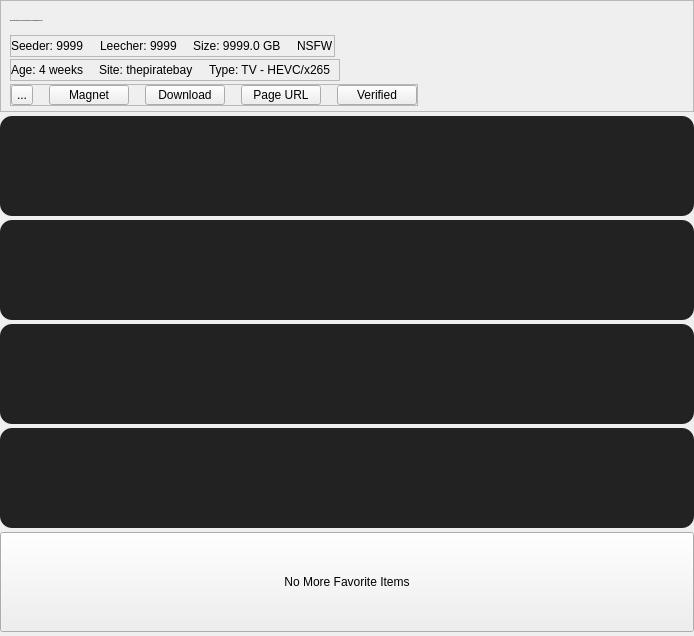
                   <widget class="QWidget" name="favoritesScrollAreaWidgetContents">
                    <property name="geometry">
                     <rect>
                      <x>0</x>
                      <y>-256</y>
                      <width>694</width>
                      <height>636</height>
                     </rect>
                    </property>
                    <layout class="QVBoxLayout" name="verticalLayout_29">
                     <property name="spacing">
                      <number>4</number>
                     </property>
                     <property name="leftMargin">
                      <number>0</number>
                     </property>
                     <property name="topMargin">
                      <number>0</number>
                     </property>
                     <property name="rightMargin">
                      <number>0</number>
                     </property>
                     <property name="bottomMargin">
                      <number>0</number>
                     </property>
                     <item>
                      <widget class="QFrame" name="favoriteItemFrame">
                       <property name="minimumSize">
                        <size>
                         <width>0</width>
                         <height>112</height>
                        </size>
                       </property>
                       <property name="styleSheet">
                        <string notr="true"/>
                       </property>
                       <property name="frameShape">
                        <enum>QFrame::Shape::StyledPanel</enum>
                       </property>
                       <property name="frameShadow">
                        <enum>QFrame::Shadow::Raised</enum>
                       </property>
                       <layout class="QVBoxLayout" name="verticalLayout_28">
                        <item>
                         <widget class="QLabel" name="favoriteNameLabel">
                          <property name="minimumSize">
                           <size>
                            <width>0</width>
                            <height>22</height>
                           </size>
                          </property>
                          <property name="font">
                           <font>
                            <family>Segoe UI</family>
                            <pointsize>-1</pointsize>
                            <bold>true</bold>
                           </font>
                          </property>
                          <property name="text">
                           <string>Harry Potter and the Order of the Phoenix 2007 1080p BrRip x264 YIFY</string>
                          </property>
                         </widget>
                        </item>
                        <item alignment="Qt::AlignmentFlag::AlignLeft">
                         <widget class="QFrame" name="favoriteInfoFrame1">
                          <property name="minimumSize">
                           <size>
                            <width>0</width>
                            <height>22</height>
                           </size>
                          </property>
                          <property name="maximumSize">
                           <size>
                            <width>16777215</width>
                            <height>16777215</height>
                           </size>
                          </property>
                          <property name="frameShape">
                           <enum>QFrame::Shape::StyledPanel</enum>
                          </property>
                          <property name="frameShadow">
                           <enum>QFrame::Shadow::Raised</enum>
                          </property>
                          <layout class="QHBoxLayout" name="horizontalLayout_26">
                           <property name="spacing">
                            <number>16</number>
                           </property>
                           <property name="leftMargin">
                            <number>0</number>
                           </property>
                           <property name="topMargin">
                            <number>0</number>
                           </property>
                           <property name="rightMargin">
                            <number>0</number>
                           </property>
                           <property name="bottomMargin">
                            <number>0</number>
                           </property>
                           <item>
                            <widget class="QLabel" name="resultSeederLabel_2">
                             <property name="minimumSize">
                              <size>
                               <width>72</width>
                               <height>0</height>
                              </size>
                             </property>
                             <property name="text">
                              <string>Seeder: 9999</string>
                             </property>
                            </widget>
                           </item>
                           <item>
                            <widget class="QLabel" name="resultLeecherLabel_2">
                             <property name="minimumSize">
                              <size>
                               <width>72</width>
                               <height>0</height>
                              </size>
                             </property>
                             <property name="text">
                              <string>Leecher: 9999</string>
                             </property>
                            </widget>
                           </item>
                           <item>
                            <widget class="QLabel" name="resultSizeLabel_3">
                             <property name="minimumSize">
                              <size>
                               <width>82</width>
                               <height>0</height>
                              </size>
                             </property>
                             <property name="text">
                              <string>Size: 9999.0 GB</string>
                             </property>
                            </widget>
                           </item>
                           <item>
                            <widget class="QLabel" name="nsfwLabel_2">
                             <property name="minimumSize">
                              <size>
                               <width>36</width>
                               <height>0</height>
                              </size>
                             </property>
                             <property name="text">
                              <string>NSFW</string>
                             </property>
                            </widget>
                           </item>
                          </layout>
                         </widget>
                        </item>
                        <item alignment="Qt::AlignmentFlag::AlignLeft">
                         <widget class="QFrame" name="favoriteOutputInfoFrame2">
                          <property name="minimumSize">
                           <size>
                            <width>0</width>
                            <height>22</height>
                           </size>
                          </property>
                          <property name="maximumSize">
                           <size>
                            <width>16777215</width>
                            <height>16777215</height>
                           </size>
                          </property>
                          <property name="frameShape">
                           <enum>QFrame::Shape::StyledPanel</enum>
                          </property>
                          <property name="frameShadow">
                           <enum>QFrame::Shadow::Raised</enum>
                          </property>
                          <layout class="QHBoxLayout" name="horizontalLayout_27">
                           <property name="spacing">
                            <number>16</number>
                           </property>
                           <property name="leftMargin">
                            <number>0</number>
                           </property>
                           <property name="topMargin">
                            <number>0</number>
                           </property>
                           <property name="rightMargin">
                            <number>0</number>
                           </property>
                           <property name="bottomMargin">
                            <number>0</number>
                           </property>
                           <item>
                            <widget class="QLabel" name="resultAgeLabel_2">
                             <property name="text">
                              <string>Age: 4 weeks</string>
                             </property>
                            </widget>
                           </item>
                           <item>
                            <widget class="QLabel" name="resultSiteLabel_2">
                             <property name="text">
                              <string>Site: thepiratebay</string>
                             </property>
                            </widget>
                           </item>
                           <item>
                            <widget class="QLabel" name="resultTypeLabel_2">
                             <property name="minimumSize">
                              <size>
                               <width>130</width>
                               <height>0</height>
                              </size>
                             </property>
                             <property name="text">
                              <string>Type: TV - HEVC/x265</string>
                             </property>
                            </widget>
                           </item>
                          </layout>
                         </widget>
                        </item>
                        <item alignment="Qt::AlignmentFlag::AlignLeft">
                         <widget class="QFrame" name="favoriteBtnFrame">
                          <property name="minimumSize">
                           <size>
                            <width>0</width>
                            <height>22</height>
                           </size>
                          </property>
                          <property name="maximumSize">
                           <size>
                            <width>16777215</width>
                            <height>18</height>
                           </size>
                          </property>
                          <property name="frameShape">
                           <enum>QFrame::Shape::StyledPanel</enum>
                          </property>
                          <property name="frameShadow">
                           <enum>QFrame::Shadow::Raised</enum>
                          </property>
                          <layout class="QHBoxLayout" name="horizontalLayout_28">
                           <property name="spacing">
                            <number>16</number>
                           </property>
                           <property name="leftMargin">
                            <number>0</number>
                           </property>
                           <property name="topMargin">
                            <number>0</number>
                           </property>
                           <property name="rightMargin">
                            <number>0</number>
                           </property>
                           <property name="bottomMargin">
                            <number>0</number>
                           </property>
                           <item>
                            <widget class="QToolButton" name="removeFavoriteBtn">
                             <property name="minimumSize">
                              <size>
                               <width>0</width>
                               <height>0</height>
                              </size>
                             </property>
                             <property name="maximumSize">
                              <size>
                               <width>22</width>
                               <height>22</height>
                              </size>
                             </property>
                             <property name="cursor">
                              <cursorShape>PointingHandCursor</cursorShape>
                             </property>
                             <property name="text">
                              <string>...</string>
                             </property>
                             <property name="icon">
                              <iconset resource="res.qrc">
                               <normaloff>:/icons/icons/trash-2.svg</normaloff>:/icons/icons/trash-2.svg</iconset>
                             </property>
                             <property name="iconSize">
                              <size>
                               <width>20</width>
                               <height>20</height>
                              </size>
                             </property>
                            </widget>
                           </item>
                           <item>
                            <widget class="QPushButton" name="magnetLinkBtn_2">
                             <property name="minimumSize">
                              <size>
                               <width>58</width>
                               <height>0</height>
                              </size>
                             </property>
                             <property name="cursor">
                              <cursorShape>PointingHandCursor</cursorShape>
                             </property>
                             <property name="text">
                              <string>Magnet</string>
                             </property>
                             <property name="icon">
                              <iconset resource="res.qrc">
                               <normaloff>:/icons/icons/cil-link.png</normaloff>:/icons/icons/cil-link.png</iconset>
                             </property>
                             <property name="iconSize">
                              <size>
                               <width>12</width>
                               <height>12</height>
                              </size>
                             </property>
                            </widget>
                           </item>
                           <item>
                            <widget class="QPushButton" name="downloadBtn_2">
                             <property name="minimumSize">
                              <size>
                               <width>68</width>
                               <height>0</height>
                              </size>
                             </property>
                             <property name="cursor">
                              <cursorShape>PointingHandCursor</cursorShape>
                             </property>
                             <property name="text">
                              <string>Download</string>
                             </property>
                             <property name="icon">
                              <iconset resource="res.qrc">
                               <normaloff>:/icons/icons/cil-data-transfer-down.png</normaloff>:/icons/icons/cil-data-transfer-down.png</iconset>
                             </property>
                             <property name="iconSize">
                              <size>
                               <width>12</width>
                               <height>12</height>
                              </size>
                             </property>
                            </widget>
                           </item>
                           <item>
                            <widget class="QPushButton" name="urlBtn_2">
                             <property name="cursor">
                              <cursorShape>PointingHandCursor</cursorShape>
                             </property>
                             <property name="text">
                              <string>Page URL</string>
                             </property>
                             <property name="icon">
                              <iconset resource="res.qrc">
                               <normaloff>:/icons/icons/cil-link-alt.png</normaloff>:/icons/icons/cil-link-alt.png</iconset>
                             </property>
                             <property name="iconSize">
                              <size>
                               <width>12</width>
                               <height>12</height>
                              </size>
                             </property>
                            </widget>
                           </item>
                           <item>
                            <widget class="QPushButton" name="verifiedBtn_2">
                             <property name="minimumSize">
                              <size>
                               <width>0</width>
                               <height>0</height>
                              </size>
                             </property>
                             <property name="text">
                              <string>Verified</string>
                             </property>
                             <property name="icon">
                              <iconset resource="res.qrc">
                               <normaloff>:/icons/icons/cil-check-alt.png</normaloff>:/icons/icons/cil-check-alt.png</iconset>
                             </property>
                             <property name="iconSize">
                              <size>
                               <width>12</width>
                               <height>12</height>
                              </size>
                             </property>
                            </widget>
                           </item>
                          </layout>
                         </widget>
                        </item>
                       </layout>
                      </widget>
                     </item>
                     <item>
                      <widget class="QFrame" name="frame_19">
                       <property name="minimumSize">
                        <size>
                         <width>0</width>
                         <height>100</height>
                        </size>
                       </property>
                       <property name="styleSheet">
                        <string notr="true">* {
	background: #222222;
	border-radius: 12px;
}</string>
                       </property>
                       <property name="frameShape">
                        <enum>QFrame::Shape::StyledPanel</enum>
                       </property>
                       <property name="frameShadow">
                        <enum>QFrame::Shadow::Raised</enum>
                       </property>
                      </widget>
                     </item>
                     <item>
                      <widget class="QFrame" name="frame_8">
                       <property name="minimumSize">
                        <size>
                         <width>0</width>
                         <height>100</height>
                        </size>
                       </property>
                       <property name="styleSheet">
                        <string notr="true">* {
	background: #222222;
	border-radius: 12px;
}</string>
                       </property>
                       <property name="frameShape">
                        <enum>QFrame::Shape::StyledPanel</enum>
                       </property>
                       <property name="frameShadow">
                        <enum>QFrame::Shadow::Raised</enum>
                       </property>
                      </widget>
                     </item>
                     <item>
                      <widget class="QFrame" name="frame_7">
                       <property name="minimumSize">
                        <size>
                         <width>0</width>
                         <height>100</height>
                        </size>
                       </property>
                       <property name="styleSheet">
                        <string notr="true">* {
	background: #222222;
	border-radius: 12px;
}</string>
                       </property>
                       <property name="frameShape">
                        <enum>QFrame::Shape::StyledPanel</enum>
                       </property>
                       <property name="frameShadow">
                        <enum>QFrame::Shadow::Raised</enum>
                       </property>
                      </widget>
                     </item>
                     <item>
                      <widget class="QFrame" name="frame">
                       <property name="minimumSize">
                        <size>
                         <width>0</width>
                         <height>100</height>
                        </size>
                       </property>
                       <property name="styleSheet">
                        <string notr="true">* {
	background: #222222;
	border-radius: 12px;
}</string>
                       </property>
                       <property name="frameShape">
                        <enum>QFrame::Shape::StyledPanel</enum>
                       </property>
                       <property name="frameShadow">
                        <enum>QFrame::Shadow::Raised</enum>
                       </property>
                      </widget>
                     </item>
                     <item>
                      <widget class="QPushButton" name="endOfFavoritesBtn">
                       <property name="minimumSize">
                        <size>
                         <width>0</width>
                         <height>100</height>
                        </size>
                       </property>
                       <property name="text">
                        <string>No More Favorite Items</string>
                       </property>
                      </widget>
                     </item>
                     <item>
                      <spacer name="verticalSpacer_4">
                       <property name="orientation">
                        <enum>Qt::Orientation::Vertical</enum>
                       </property>
                       <property name="sizeHint" stdset="0">
                        <size>
                         <width>20</width>
                         <height>101</height>
                        </size>
                       </property>
                      </spacer>
                     </item>
                    </layout>
                   </widget>
